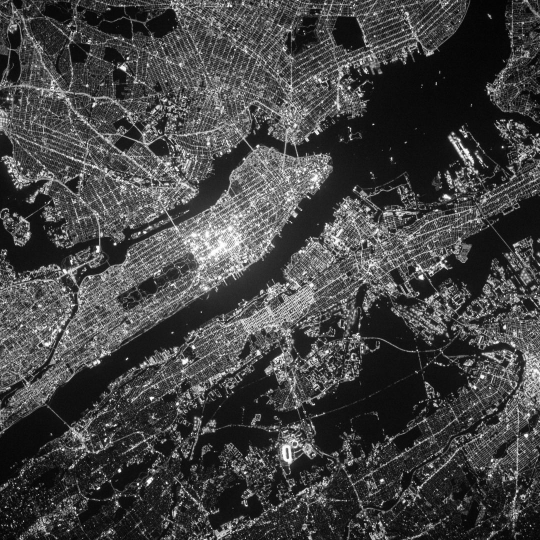
#> input picture nasa.jpg, 1080 x 1080 px (shown at 1/2 size)
$ python codigo.14.py
#> lines starting #> are read from the running program, lines starting #| are printed output that depends on the picture
import cv2
import numpy as np
import pywt
import matplotlib.pyplot as plt
import pandas as pd
import os
from skimage.metrics import structural_similarity as ssim

# === FUNCIONES AUXILIARES ===
def calcular_mse_psnr_ssim(original, comprimida):
    mse_val = np.mean((original - comprimida) ** 2)
    if mse_val == 0:
        psnr_val = float("inf")
    else:
        psnr_val = 10 * np.log10(255 ** 2 / mse_val)
    ssim_val = ssim(original, comprimida, data_range=255)
    return mse_val, psnr_val, ssim_val

def calcular_histograma(img):
    hist, bins = np.histogram(img.flatten(), bins=256, range=[0, 256])
    return hist, bins[:-1]

def compress_tdc(tdc, percent):
    (h, w) = tdc.shape
    keep_h = int(h * percent / 100)
    keep_w = int(w * percent / 100)
    mask = np.zeros_like(tdc)
    mask[:keep_h, :keep_w] = 1
    return tdc * mask

def aplicar_tdw(img, niveles=1):
    LL = np.float32(img)
    coeficientes = []
    for _ in range(niveles):
        LL, (LH, HL, HH) = pywt.dwt2(LL, 'haar')
        coeficientes.append((LH, HL, HH))
    return LL, coeficientes

def reconstruir_itdw(LL, coeficientes):
    for (LH, HL, HH) in reversed(coeficientes):
        LL = pywt.idwt2((LL, (LH, HL, HH)), 'haar')
    return LL

def guardar_histograma(img, titulo, filename_img, filename_excel, filename_csv, output_dir="."):
    hist, bins = calcular_histograma(img)

    # Crear tabla
    df = pd.DataFrame({"Intensidad": bins.astype(int), "Frecuencia": hist})

    # Guardar tabla
    df.to_excel(os.path.join(output_dir, filename_excel), index=False)
    df.to_csv(os.path.join(output_dir, filename_csv), index=False)

    # Graficar y guardar imagen PNG
    plt.figure(figsize=(10,5))
    plt.bar(df["Intensidad"], df["Frecuencia"], width=1, color="black")
    plt.title(f"Histograma - {titulo}")
    plt.xlabel("Intensidad (0-255)")
    plt.ylabel("Frecuencia de píxeles")
    plt.grid(axis="y", linestyle="--", alpha=0.7)
    plt.tight_layout()
    plt.savefig(os.path.join(output_dir, filename_img))
    plt.close()

# === CARGAR IMAGEN ===
imagen = cv2.imread("nasa.jpg", cv2.IMREAD_GRAYSCALE)
#> imagen is the input picture: shape (1080, 1080); min 0, max 255, mean 67.9
if imagen is None:
    raise FileNotFoundError("No se pudo cargar la imagen 'nasa.jpg'. Revisa la ruta.")
imagen = cv2.resize(imagen, (512, 512))
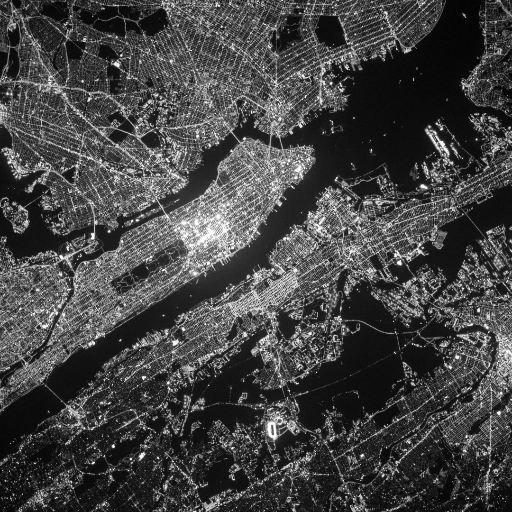
#> imagen: shape (512, 512); min 1, max 255, mean 67.8

output_dir = "."
os.makedirs(output_dir, exist_ok=True)

# === HISTOGRAMA ORIGINAL ===
guardar_histograma(imagen,
                   "Imagen Original",
                   "hist_original.png",
                   "tabla_hist_original.xlsx",
                   "tabla_hist_original.csv",
                   output_dir)
#> in calcular_histograma, `hist, bins = np.histogram(img.flatten(), bins=256, range=[0, 256])`: hist = 256 values, max 5396 at index 16, min 0 at index 0, mean 1024; bins = 257 values from 0 to 256
#> in guardar_histograma, `hist, bins = calcular_histograma(img)`: bins = 256 values from 0 to 255
#> in guardar_histograma, `df = pd.DataFrame({"Intensidad": bins.astype(int), "Frecuencia": hist})`: df = table of 256 rows and 2 columns

# === TDC: Varios niveles de compresión ===
tdc_full = cv2.dct(np.float32(imagen))
percentajes = [50, 12.5]  # Solo los que necesitas
tdc_imgs = {}

for p in percentajes:
    tdc_compressed = compress_tdc(tdc_full, p)
    rec = np.uint8(np.clip(cv2.idct(tdc_compressed), 0, 255))
    tdc_imgs[p] = rec
#> this loop made 2 passes
#> pass 2, `rec = np.uint8(np.clip(cv2.idct(tdc_compressed), 0, 255))`:
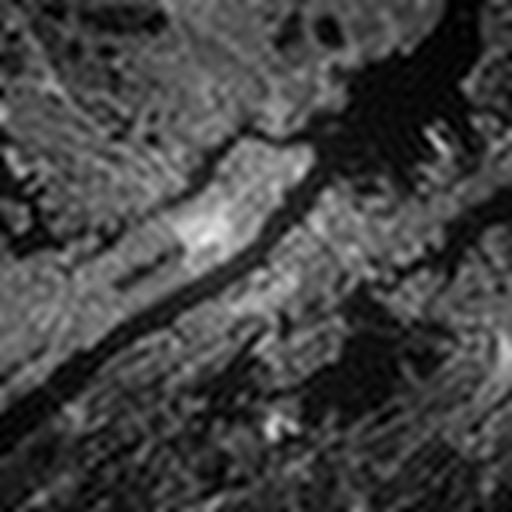
#> rec: shape (512, 512); min 0, max 240, mean 67.3
#> after the loop, tdc_imgs = 2 items

# Guardar histogramas TDC
guardar_histograma(tdc_imgs[50],
                   "Compresión al 50% - TDC",
                   "hist_tdc_50.png",
                   "tabla_hist_tdc_50.xlsx",
                   "tabla_hist_tdc_50.csv",
                   output_dir)
#> call 2 of guardar_histograma, with titulo = 'Compresión al 50% - TDC', filename_img = 'hist_tdc_50.png', filename_excel = 'tabla_hist_tdc_50.xlsx', filename_csv = 'tabla_hist_tdc_50.csv', output_dir = '.'
#> in guardar_histograma (call 2), `hist, bins = calcular_histograma(img)`: hist = 256 values, max 3926 at index 14, min 10 at index 254, mean 1024
#> in guardar_histograma (call 2), `plt.savefig(os.path.join(output_dir, filename_img))`:
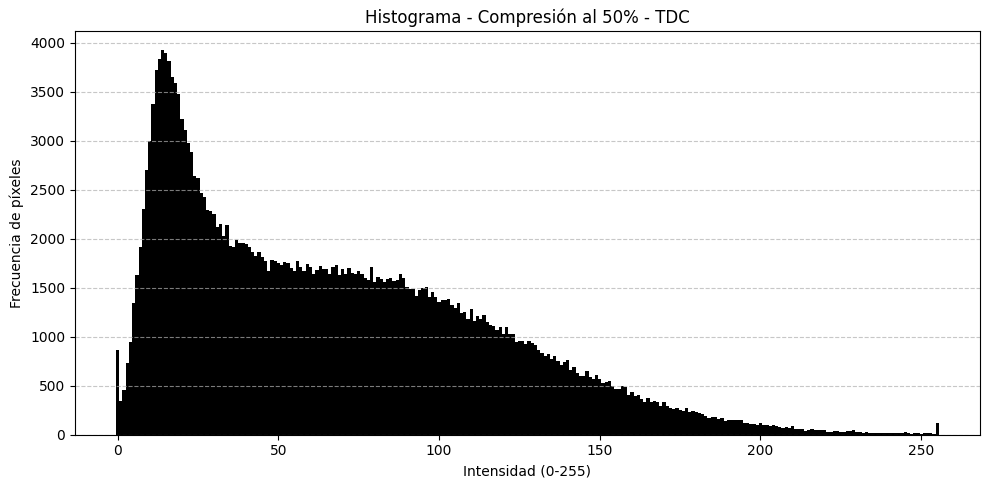
#> figure drawn by matplotlib, 1 panel; tallest bar 3926 high, from x = 13.5 to 14.5

guardar_histograma(tdc_imgs[12.5],
                   "Compresión al 12,5% - TDC",
                   "hist_tdc_12,5.png",
                   "tabla_hist_tdc_12,5.xlsx",
                   "tabla_hist_tdc_12,5.csv",
                   output_dir)

# === TDW ===
rec_tdw_imgs = {}
niveles = {1: 50, 3: 12.5}  # niveles con % de compresión aproximada

for nivel, porcentaje in niveles.items():
    LL, coef = aplicar_tdw(imagen, nivel)
    rec_tdw = np.clip(reconstruir_itdw(LL, coef), 0, 255).astype(np.uint8)
    rec_tdw_imgs[porcentaje] = rec_tdw
#> this loop made 2 passes
#> pass 1, `LL, coef = aplicar_tdw(imagen, nivel)`:
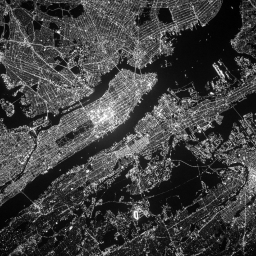
#> LL: shape (256, 256) float32; min 6.5, max 508, mean 135.5; drawn with min black and max white
#> pass 2, `LL, coef = aplicar_tdw(imagen, nivel)`:
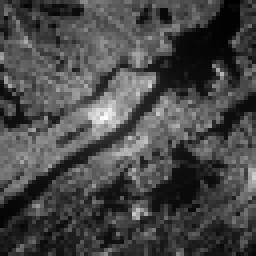
#> LL: shape (64, 64) float32 (shown 4 times larger); min 38.12, max 1815.6, mean 542; drawn with min black and max white
#> after the loop, rec_tdw_imgs = 2 items

# Guardar histogramas TDW
guardar_histograma(rec_tdw_imgs[50],
                   "Compresión al 50% - TDW",
                   "hist_tdw_50.png",
                   "tabla_hist_tdw_50.xlsx",
                   "tabla_hist_tdw_50.csv",
                   output_dir)
#> call 4 of guardar_histograma, with titulo = 'Compresión al 50% - TDW', filename_img = 'hist_tdw_50.png', filename_excel = 'tabla_hist_tdw_50.xlsx', filename_csv = 'tabla_hist_tdw_50.csv', output_dir = '.'
#> in guardar_histograma (call 4), `hist, bins = calcular_histograma(img)`: hist = 256 values, max 5546 at index 17, min 2 at index 255, mean 1024
#> in guardar_histograma (call 4), `plt.savefig(os.path.join(output_dir, filename_img))`:
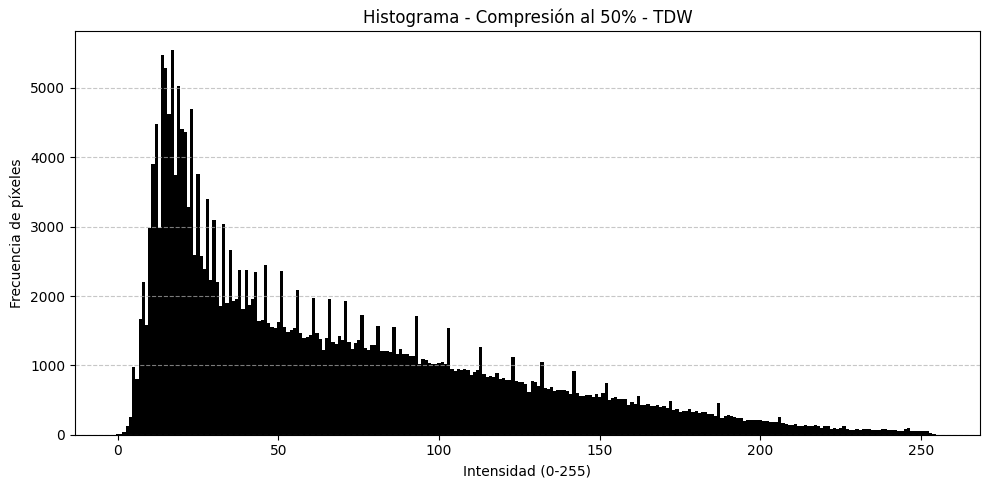
#> figure drawn by matplotlib, 1 panel; tallest bar 5546 high, from x = 16.5 to 17.5

guardar_histograma(rec_tdw_imgs[12.5],
                   "Compresión al 12,5% - TDW",
                   "hist_tdw_12,5.png",
                   "tabla_hist_tdw_12,5.xlsx",
                   "tabla_hist_tdw_12,5.csv",
                   output_dir)
#> in guardar_histograma (call 5), `hist, bins = calcular_histograma(img)`: hist = 256 values, max 5332 at index 15, min 2 at index 255, mean 1024
#> in guardar_histograma (call 5), `plt.savefig(os.path.join(output_dir, filename_img))`:
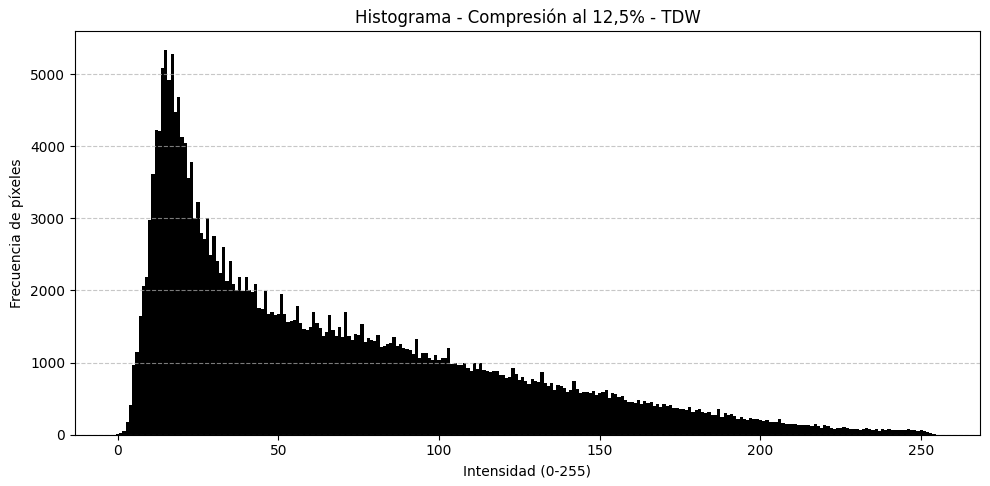
#> figure drawn by matplotlib, 1 panel; tallest bar 5332 high, from x = 14.5 to 15.5

print("Histogramas y tablas (Excel + CSV) generados para: Original, TDC (50%, 12,5%) y TDW (50%, 12,5%).")

$ run again, with pixeleada.jpeg copied over nasa.jpg
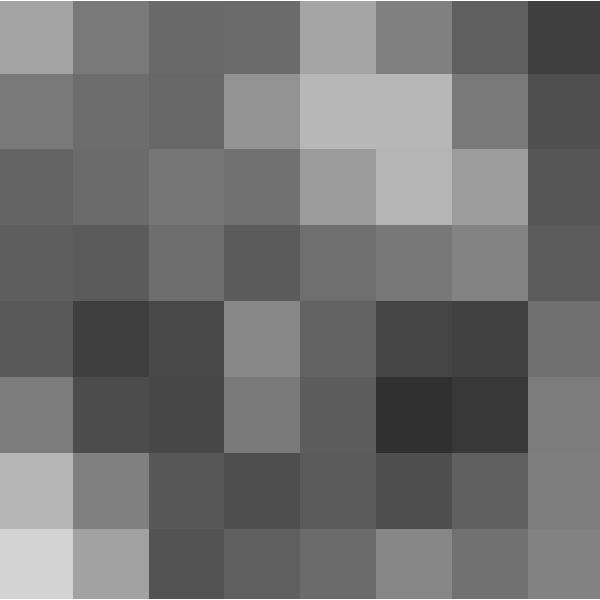
#> input picture pixeleada.jpeg, 600 x 600 px
#> imagen is the input picture: shape (600, 600); min 41, max 255, mean 112.3
#> imagen: shape (512, 512)
#> in calcular_histograma, `hist, bins = np.histogram(img.flatten(), bins=256, range=[0, 256])`: hist = 256 values, max 14155 at index 121, min 0 at index 0, mean 1024; bins = 257 values from 0 to 256
#> in guardar_histograma, `hist, bins = calcular_histograma(img)`: bins = 256 values from 0 to 255
#> df = table of 256 rows and 2 columns
#> after the loop `for p in percentajes:`: tdc_imgs = 2 items
#> the loop `for nivel, porcentaje in niveles.items():` made 2 passes
#> pass 1, `LL, coef = aplicar_tdw(imagen, nivel)`:
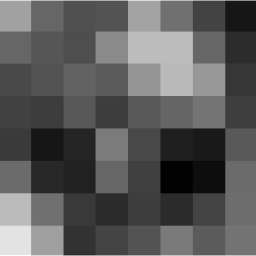
#> LL: shape (256, 256) float32; min 93, max 462, mean 224.6; drawn with min black and max white
#> in guardar_histograma (call 5), `hist, bins = calcular_histograma(img)`: hist = 256 values, max 12994 at index 121, min 0 at index 0, mean 1024
#> in guardar_histograma (call 5), `plt.savefig(os.path.join(output_dir, filename_img))`:
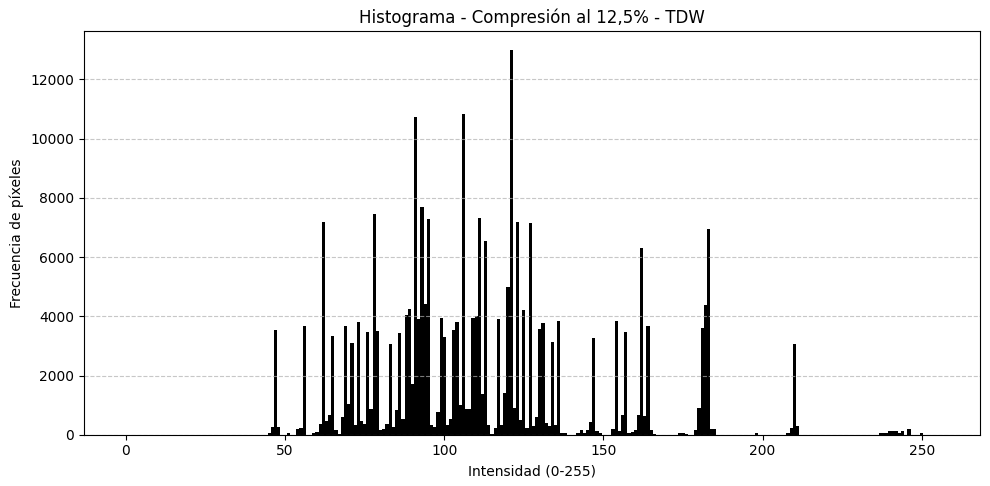
#> figure drawn by matplotlib, 1 panel; tallest bar 12994 high, from x = 120.5 to 121.5
